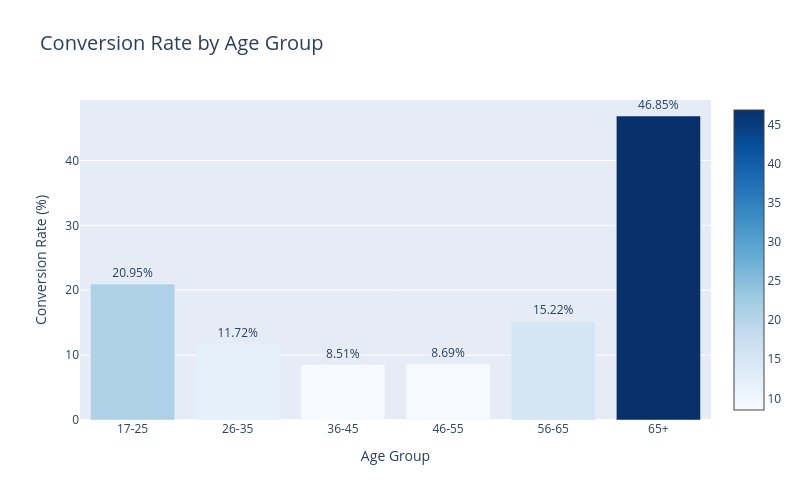

Write notebook code for a chart like this one.
### Code cell
age_seg = pd.read_csv('../outputs/segment_age.csv')
age_order = ['17-25', '26-35', '36-45', '46-55', '56-65', '65+']
age_seg['age_group'] = pd.Categorical(age_seg['age_group'], categories=age_order, ordered=True)
age_seg = age_seg.sort_values('age_group')

fig = go.Figure(go.Bar(
    x=age_seg['age_group'],
    y=age_seg['conversion_rate_%'],
    marker=dict(
        color=age_seg['conversion_rate_%'],
        colorscale='Blues',
        showscale=True
    ),
    text=age_seg['conversion_rate_%'].apply(lambda x: f'{x}%'),
    textposition='outside'
))

fig.update_layout(
    title='Conversion Rate by Age Group',
    xaxis_title='Age Group',
    yaxis_title='Conversion Rate (%)',
    title_font_size=20,
    width=800, height=500
)

fig.write_html('../outputs/04_age_conversion.html')
fig.show()
print("Saved: 04_age_conversion.html")

### Figure 1 — Plotly figure (JSON) as saved in the notebook; plotly's stock layout.template omitted (floating-point values rounded to 4 significant figures)
{"data": [{"marker": {"color": [20.95, 11.72, 8.51, 8.69, 15.22, 46.85], "colorscale": [[0, "rgb(247,251,255)"], [0.125, "rgb(222,235,247)"], [0.25, "rgb(198,219,239)"], [0.375, "rgb(158,202,225)"], [0.5, "rgb(107,174,214)"], [0.625, "rgb(66,146,198)"], [0.75, "rgb(33,113,181)"], [0.875, "rgb(8,81,156)"], [1, "rgb(8,48,107)"]], "showscale": true}, "text": ["20.95%", "11.72%", "8.51%", "8.69%", "15.22%", "46.85%"], "textposition": "outside", "type": "bar", "x": ["17-25", "26-35", "36-45", "46-55", "56-65", "65+"], "y": [20.95, 11.72, 8.51, 8.69, 15.22, 46.85]}], "layout": {"height": 500, "title": {"font": {"size": 20}, "text": "Conversion Rate by Age Group"}, "width": 800, "xaxis": {"title": {"text": "Age Group"}}, "yaxis": {"title": {"text": "Conversion Rate (%)"}}}}
